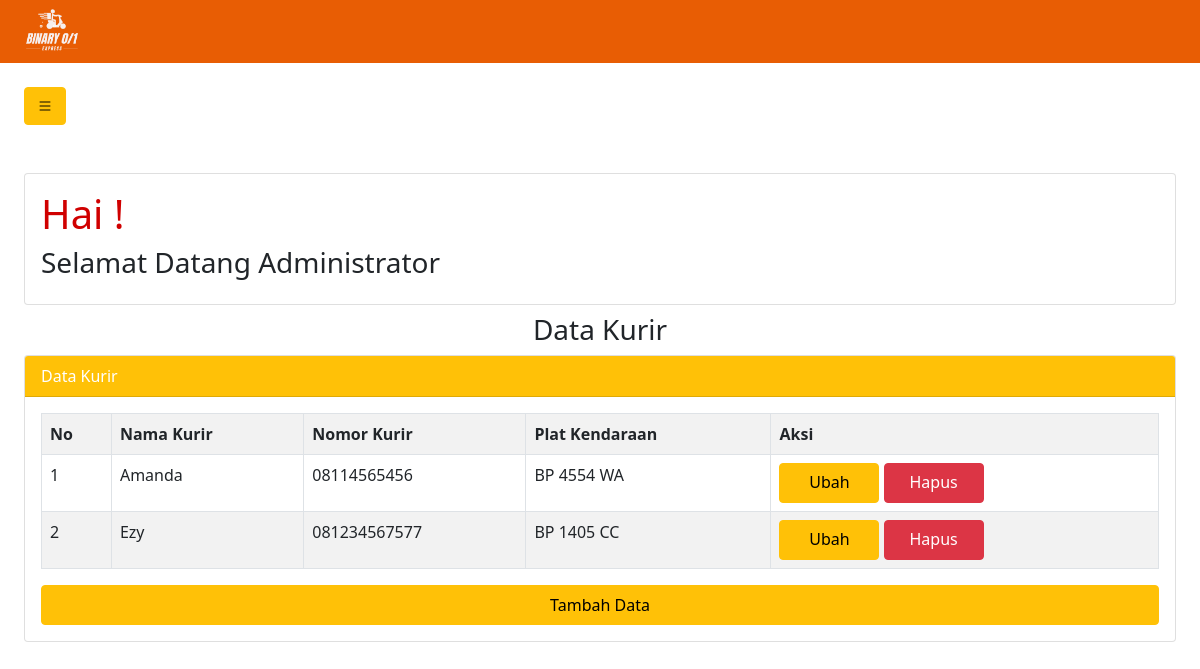
The app's page /admin_page/data_kurir.php (signed in) with its own data.
### tables this page shows
CREATE TABLE `data_kurir` (
  `id_kurir` int(255) NOT NULL,
  `nama_kurir` varchar(255) NOT NULL,
  `no_kurir` varchar(255) NOT NULL,
  `plat_nomor` varchar(255) NOT NULL
);

### admin_page/data_kurir.php (the view, shortened to what this page needs)
<?php
@include '../login/config.php';
?>
<!DOCTYPE html>
    <html lang="en">
      <head>
        <link
          rel="stylesheet"
          href="https://stackpath.bootstrapcdn.com/bootstrap/5.0.0-alpha2/css/bootstrap.min.css"
        />
        <link
          rel="stylesheet"
          href="https://cdn.jsdelivr.net/npm/bootstrap-icons@1.9.1/font/bootstrap-icons.css"
        />
      </head>
      <body>
        <div class="header">
          <nav class="navbar">
            <div class="container-fluid">
              <img src="../admin_page/asset/logo.png" class="img-fluid logo-img" alt="..." width="80px" height="60px">
            </div>
          </nav>
        </div>
        <div class="p-4" id="main-content">
          <button class="btn btn-warning" title="button" id="button-toggle">
            <i class="bi bi-list"></i>
          </button>
          <div class="card mt-5">
            <div class="card-body">
              <h1>Hai !</h1>
              <h3>Selamat Datang Administrator</h3>
            </div>
          </div>
          <h3 class="text-center mt-2">Data Kurir</h3>
          <div class="card mt-2">
            <div class="card-header bg-warning text-white">
              Data Kurir
            </div>
            <div class="card-body">
              <table class="table table-bordered table-striped table-hover">
               <tr>
                  <th>No</th>
                  <th>Nama Kurir</th>
                  <th>Nomor Kurir</th>
                  <th>Plat Kendaraan</th>
                  <th>Aksi</th>
               </tr>
               <?php
                  $no = 1;
                  $tampil = mysqli_query($conn, "SELECT * FROM data_kurir ORDER BY id_kurir ASC");
                  while($data = mysqli_fetch_array($tampil)):
               ?>
               <tr>
                  <td><?= $no++ ?></td>
                  <td><?= $data['nama_kurir']?></td>
                  <td><?= $data['no_kurir']?></td>
                  <td><?= $data['plat_nomor']?></td>
                  <td>
                     <a href="#" class="btn btn-warning" data-bs-toggle="modal" data-bs-target="#modalUbahkurir<?= $no ?>">Ubah</a>
                     <a href="#" class="btn btn-danger" data-bs-toggle="modal" data-bs-target="#modalHapuskurir<?= $no ?>">Hapus</a>
                  </td>
               </tr>
               <?php endwhile; ?>
              </table>
               <button type="button" class="btn btn-warning w-100" data-bs-toggle="modal" data-bs-target="#modalTambahkurir">
                  Tambah Data
               </button>
            </div>
          </div>
        </div>
      </body>
    </html>

### admin_page/data_kurir.php (style rules this page uses)
.navbar { background-color: #E85D04; }
a { text-decoration: none; width: 30px; height: 30px; }
#main-content { transition: 0.4s; }
.card-body .btn { width: 100px; height: 40px; }
.card-body h1 { color: #D00000; }

### records on screen
data_kurir: nama_kurir "Amanda", no_kurir "08114565456", plat_nomor "BP 4554 WA"
data_kurir: nama_kurir "Ezy", no_kurir "081234567577", plat_nomor "BP 1405 CC"
